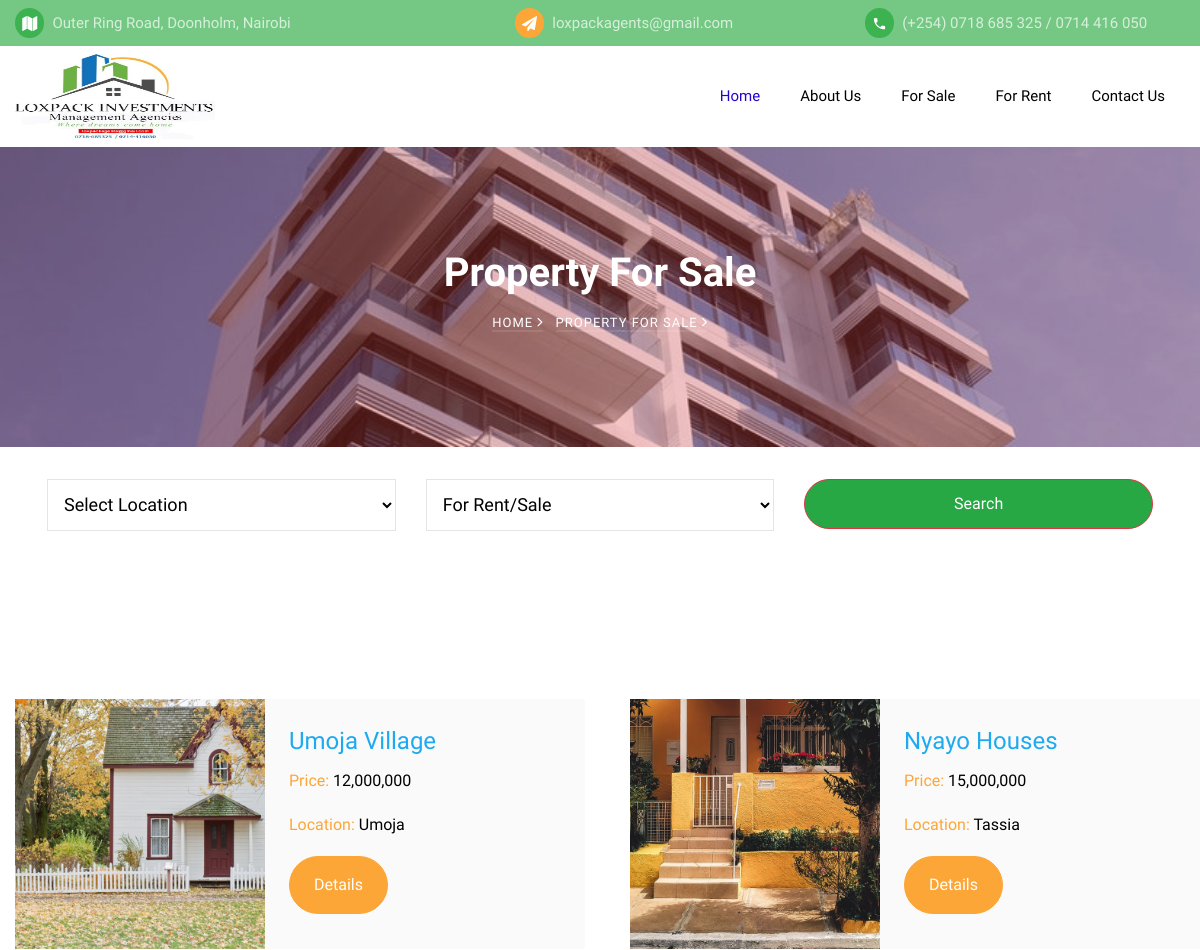
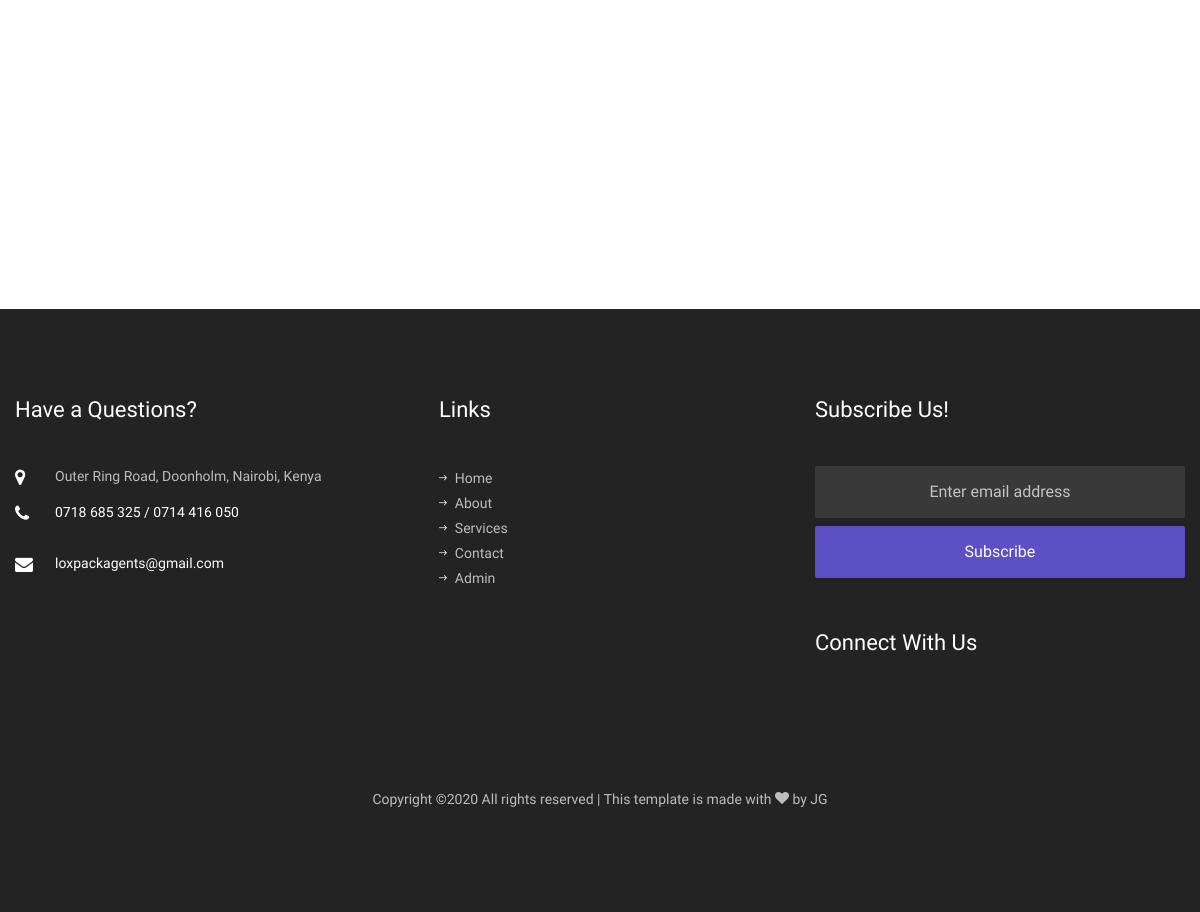
Screenshot of /forsale/ with the database file from the repository (2 pictures, top to bottom).
### property/models.py (models this page shows, shortened)
class Property(models.Model):
    name = models.CharField(max_length=100)
    image = models.ImageField(default='default.jpg', upload_to='property_pics')
    description = models.TextField(default='Modern Apartments')
    price = models.IntegerField(default='0')
    category = models.ForeignKey(Category, on_delete=models.CASCADE)
    status = models.ForeignKey(Status, on_delete=models.CASCADE)
    uniqueness = models.ForeignKey(Unique, on_delete=models.CASCADE)
    area = models.ForeignKey(Area, on_delete=models.CASCADE)

class Area(models.Model):
    name = models.CharField(max_length=100)
    def __str__(self):
        return self.name

### loxpack/views.py (the view)
# urls.py: path('forsale/', views.sale, name='loxpack-sale'),
def sale(request):
    context = {
        'sale_property' : Property.objects.filter(status__name='For Sale'),
        'text' : 'Property For Sale',
        'location' : Area.objects.all(),
        'stats' : Status.objects.all()
    }
    return render(request, 'loxpack/sale.html', context)

### loxpack/templates/loxpack/sale.html (shortened to what this page needs)
{% extends 'loxpack/base.html' %}
{% load static %}
{% load humanize %}
{% block content %}
{% include 'loxpack/hero.html' %}
{% include 'loxpack/search_bar.html' %}
<main class="mt-5 pt-4">
    <div class="row">
    {% for property in sale_property %}
      <div class="col-md-6 course d-lg-flex ftco-animate">
        <div class="img">
          <a href="{% url 'loxpack-property' pk=property.id %}">
          <img src="{{property.image.url}}" alt="" height="250" width="320">
          </a>
        </div>
        <div class="text bg-light p-4">
          <h3><a href="{% url 'loxpack-property' pk=property.id %}">{{property.name}}</a></h3>
          <p class="subheading"><span>Price:</span> {{property.price|intcomma}} </p>
          <p class="subheading"><span>Location:</span> {{property.area}}</p>
          <p class="mb-0"><a href="{% url 'loxpack-property' pk=property.id %}" class="btn btn-secondary px-4 py-3">Details</a></p>
        </div>
      </div>
    {% endfor %}
    </div>
</main>
{% endblock content %}

### rows the page displays
Property: image (picture), name "Umoja Village", price "12,000,000", area "Umoja"
Property: image (picture), name "Nyayo Houses", price "15,000,000", area "Tassia"

### other values shown
{{ text }} "Property For Sale"
{{ text }} "PROPERTY FOR SALE"
